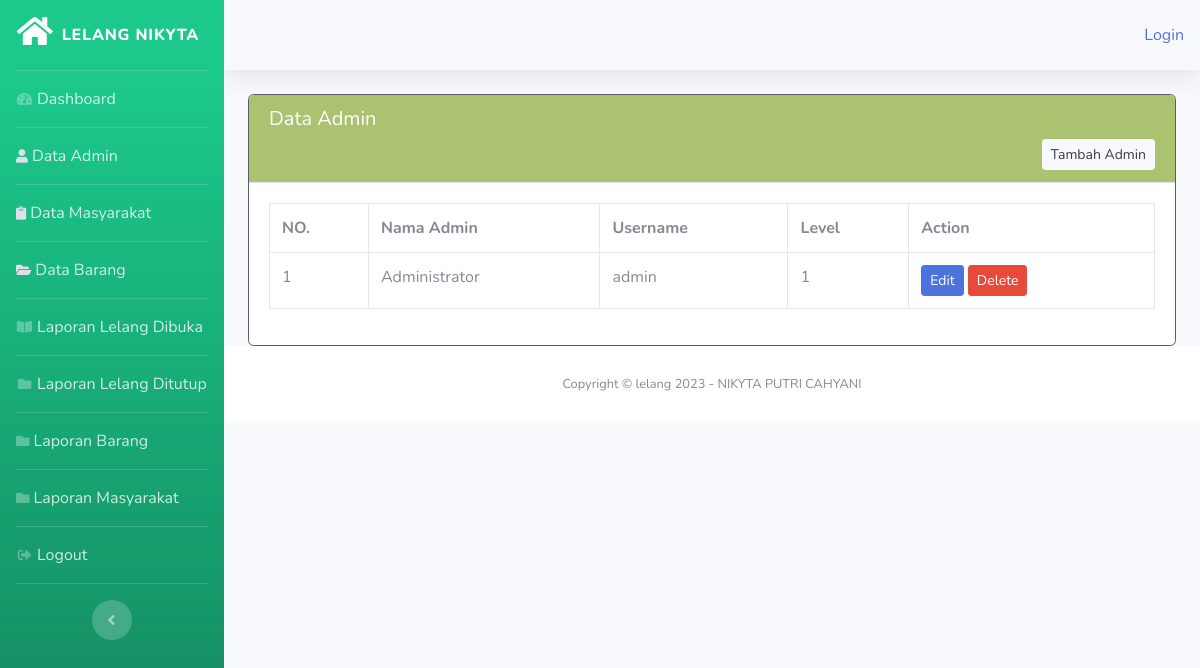
/index.php/admin/data_admin, run on the app's committed database.
### tables this page shows
CREATE TABLE `tb_petugas` (
  `id_petugas` int(10) UNSIGNED NOT NULL,
  `nama_petugas` varchar(25) NOT NULL,
  `username` varchar(25) NOT NULL,
  `password` varchar(96) NOT NULL,
  `id_level` int(11) UNSIGNED NOT NULL
);

### application/controllers/admin/Data_admin.php (called while the page is built, shortened)
<?php
class Data_admin extends CI_Controller
{
	function __construct()
	{
		$this->load->model('Barang_model');
	}
	public function index()
	{
		$data['tb_petugas'] = $this->Barang_model->tampil_data_admin()->result();
		$this->load->view('templates_admin/header', $data);
		$this->load->view('templates_admin/sidebar', $data);
		$this->load->view('admin/data_admin/data_admin', $data);
		$this->load->view('templates_admin/footer');
	}
}

### index.php (called while the page is built, shortened)
<?php
require_once BASEPATH.'core/CodeIgniter.php';

### application/models/Barang_model.php (called while the page is built, shortened)
<?php
class Barang_model extends CI_Model
{
	function tampil_data_admin()
	{
		return $this->db->get('tb_petugas');
	}
}

### application/views/admin/data_admin/data_admin.php (the view, shortened to what this page needs)
<div class="container">
	<div class="row">
		<div class="col-md-12">
			<div class="card border-dark">
				<div class="card-header bg-success text-white">
					<h5>Data Admin<h5>
							<a href="<?php echo base_url('admin/data_admin/tambah_admin') ?>" class="btn btn-sm btn-light float-right">Tambah Admin</a>
				</div>
				<div class="card-body">
					<div class="table-responsive">
						<table class="table table-hover table-bordered">
							<tr>
								<th>NO.</th>
								<th>Nama Admin</th>
								<th>Username</th>
								<th>Level</th>
								<th>Action</th>
							</tr>
							<?php $i = 1;
							foreach ($tb_petugas as $ptgs) : ?>
								<tr>
									<td><?php echo $i; ?></td>
									<td><?php echo $ptgs->nama_petugas; ?></td>
									<td><?php echo $ptgs->username; ?></td>
									<td><?php echo $ptgs->id_level ?></td>
									<td>
										<a href="<?php echo base_url('admin/data_admin/edit/' . $ptgs->id_petugas) ?>" class="btn btn-sm btn-primary">Edit</a>
										<a href="<?php echo base_url('admin/data_admin/delete/' . $ptgs->id_petugas) ?>" class="btn btn-sm btn-danger">Delete</a>
									</td>
								</tr>
							<?php $i++;
							endforeach; ?>
						</table>
					</div>
				</div>
			</div>
		</div>
	</div>
</div>

### data on the page
tb_petugas: nama_petugas "Administrator", username "admin", id_level "1"

### other printed values
anchor('auth/login', 'Login') "Login"
